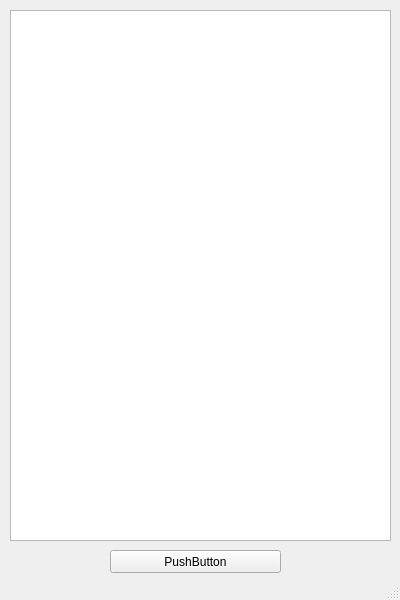
<?xml version="1.0" encoding="UTF-8"?>
<ui version="4.0">
 <class>MainWindow</class>
 <widget class="QMainWindow" name="MainWindow">
  <property name="geometry">
   <rect>
    <x>0</x>
    <y>0</y>
    <width>400</width>
    <height>600</height>
   </rect>
  </property>
  <property name="windowTitle">
   <string>MainWindow</string>
  </property>
  <widget class="QWidget" name="centralwidget">
   <widget class="QStackedWidget" name="stackedWidget">
    <property name="geometry">
     <rect>
      <x>0</x>
      <y>0</y>
      <width>401</width>
      <height>601</height>
     </rect>
    </property>
    <property name="currentIndex">
     <number>1</number>
    </property>
    <widget class="QWidget" name="page">
     <widget class="QLabel" name="search_prompt_label">
      <property name="geometry">
       <rect>
        <x>90</x>
        <y>200</y>
        <width>211</width>
        <height>41</height>
       </rect>
      </property>
      <property name="font">
       <font>
        <family>Onyx</family>
        <pointsize>16</pointsize>
       </font>
      </property>
      <property name="text">
       <string>What are you looking for?</string>
      </property>
      <property name="alignment">
       <set>Qt::AlignCenter</set>
      </property>
     </widget>
     <widget class="QPushButton" name="search_button">
      <property name="geometry">
       <rect>
        <x>150</x>
        <y>310</y>
        <width>91</width>
        <height>23</height>
       </rect>
      </property>
      <property name="text">
       <string>Search</string>
      </property>
     </widget>
     <widget class="QTextEdit" name="search_box">
      <property name="geometry">
       <rect>
        <x>60</x>
        <y>250</y>
        <width>271</width>
        <height>41</height>
       </rect>
      </property>
     </widget>
     <widget class="QLabel" name="no_results_notif">
      <property name="geometry">
       <rect>
        <x>146</x>
        <y>353</y>
        <width>101</width>
        <height>31</height>
       </rect>
      </property>
      <property name="text">
       <string/>
      </property>
     </widget>
    </widget>
    <widget class="QWidget" name="page_2">
     <widget class="QListWidget" name="listWidget">
      <property name="geometry">
       <rect>
        <x>10</x>
        <y>10</y>
        <width>381</width>
        <height>531</height>
       </rect>
      </property>
     </widget>
     <widget class="QPushButton" name="back">
      <property name="geometry">
       <rect>
        <x>110</x>
        <y>550</y>
        <width>171</width>
        <height>23</height>
       </rect>
      </property>
      <property name="text">
       <string>PushButton</string>
      </property>
     </widget>
    </widget>
   </widget>
  </widget>
  <widget class="QStatusBar" name="statusbar"/>
 </widget>
 <resources/>
 <connections/>
</ui>
